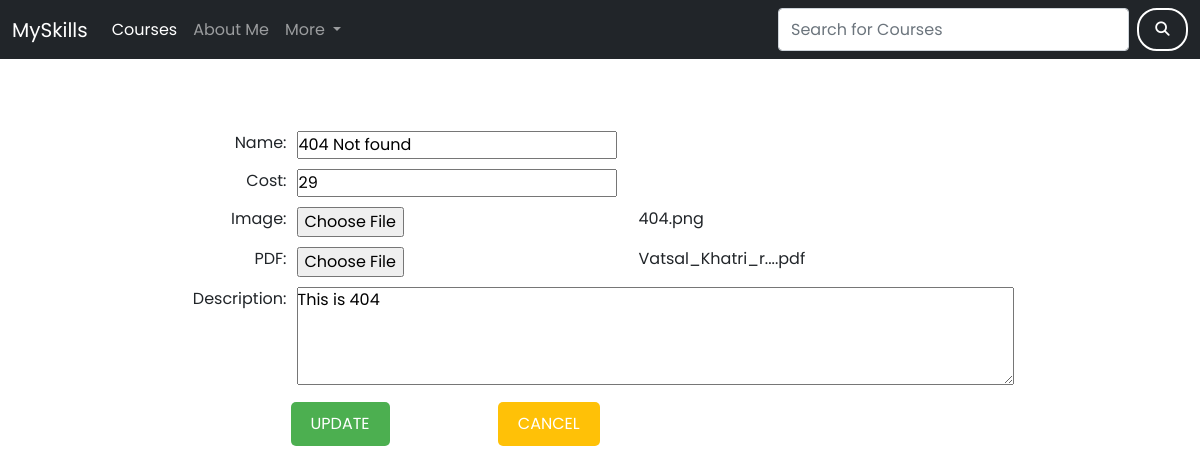
The page /courses/5/update/ on the database as committed earlier.
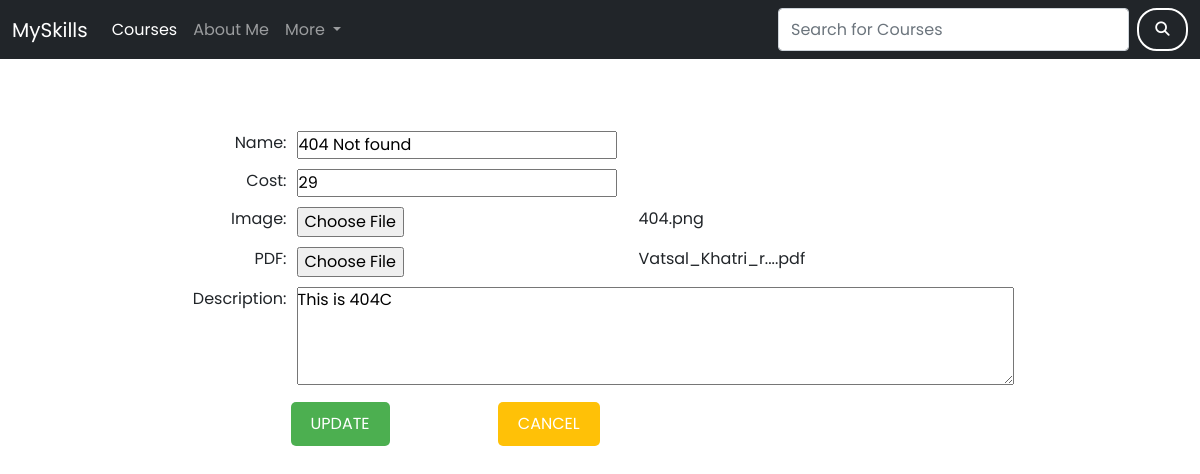
The same page on the database as committed later.
### courses/models.py (models this page shows, shortened)
class Course(models.Model):
    name = models.CharField(max_length=200)
    cost = models.IntegerField()
    img = models.ImageField(upload_to="img/")
    description = models.TextField(max_length=150)
    added = models.DateTimeField(auto_now_add=True, blank=True)
    last_modified = models.DateTimeField(auto_now=True, blank=True)
    pdf_file = models.FileField(
        storage=FileSystemStorage(location=settings.MEDIA_ROOT),
        upload_to="pdf/",
        default=None)
    class Meta:
        ordering = ['-last_modified']

### courses/views.py (the view, shortened to what this page needs)
# urls.py: path('courses/<int:pk>/update/',views.update_course,name='update'),
def update_course(request, pk):
    course = get_object_or_404(Course, pk=pk)
    img_file_name = course.img.name.split("/")[-1]
    pdf_file_name = course.pdf_file.name.split("/")[-1]
    pdf_file_name, extension1 = os.path.splitext(pdf_file_name)
    pdf_file_name = truncate_text(pdf_file_name, 15) + extension1
    img_file_name, extension2 = os.path.splitext(img_file_name)
    img_file_name = truncate_text(img_file_name, 15) + extension2
    context = {
        "course": course,
        "pdf_file_name": pdf_file_name,
        "img_file_name": img_file_name
    }
    return render(request, 'courses/course_update.html', context)

### courses/views.py (called while the page is built)
def truncate_text(text, max_length):
    if len(text) > max_length:
        truncated_text = text[:max_length] + "..."
    else:
        truncated_text = text
    return truncated_text

### courses/templates/courses/course_update.html (shortened to what this page needs)
{% extends 'courses/base.html' %}
{% load static %}
{% block content %}
    <br/><br/><br/>
    <div class="form-container">
        <form method="post" enctype="multipart/form-data" action="{% url 'update' course.pk %}">
            <div class="form-field">
                <label for="name">Name:</label>
                <input type="text" id="name" name="name" value="{{ course.name }}" required>
            </div>
            <div class="form-field">
                <label for="cost">Cost:</label>
                <input type="number" id="cost" name="cost" min="0" value="{{ course.cost }}" required>
            </div>
            <div class="form-field">
                <label for="uploadimg">Image:</label>
                <input type="file" id="uploadimg" name="uploadimg" class="file-img-update">
                <span>{{img_file_name|safe}}</span>
            </div>
            <div class="form-field">
                <label for="pdfupload">PDF:</label>
                <input type="file" id="pdfupload" name="pdfupload" class="file-pdf-update">
                <span>{{pdf_file_name|safe}}</span>
            </div>
            <div class="form-field">
                <label for="description">Description:</label>
                <div class="textarea-container">
                    <textarea id="description" name="description" rows="4" cols="50" required>{{ course.description }}</textarea>
                </div>
            </div>
            <button type="submit" class="submit-button" name="update-button" value="update">Update</button>
            <button type="submit" class="cancel-button" name="update-button" value="cancel">Cancel</button>
        </form>
    </div>
{% endblock %}

Rows that differ between the two databases and show on the page:
changed Course "404 Not found": description "This is 404" → "This is 404C"
